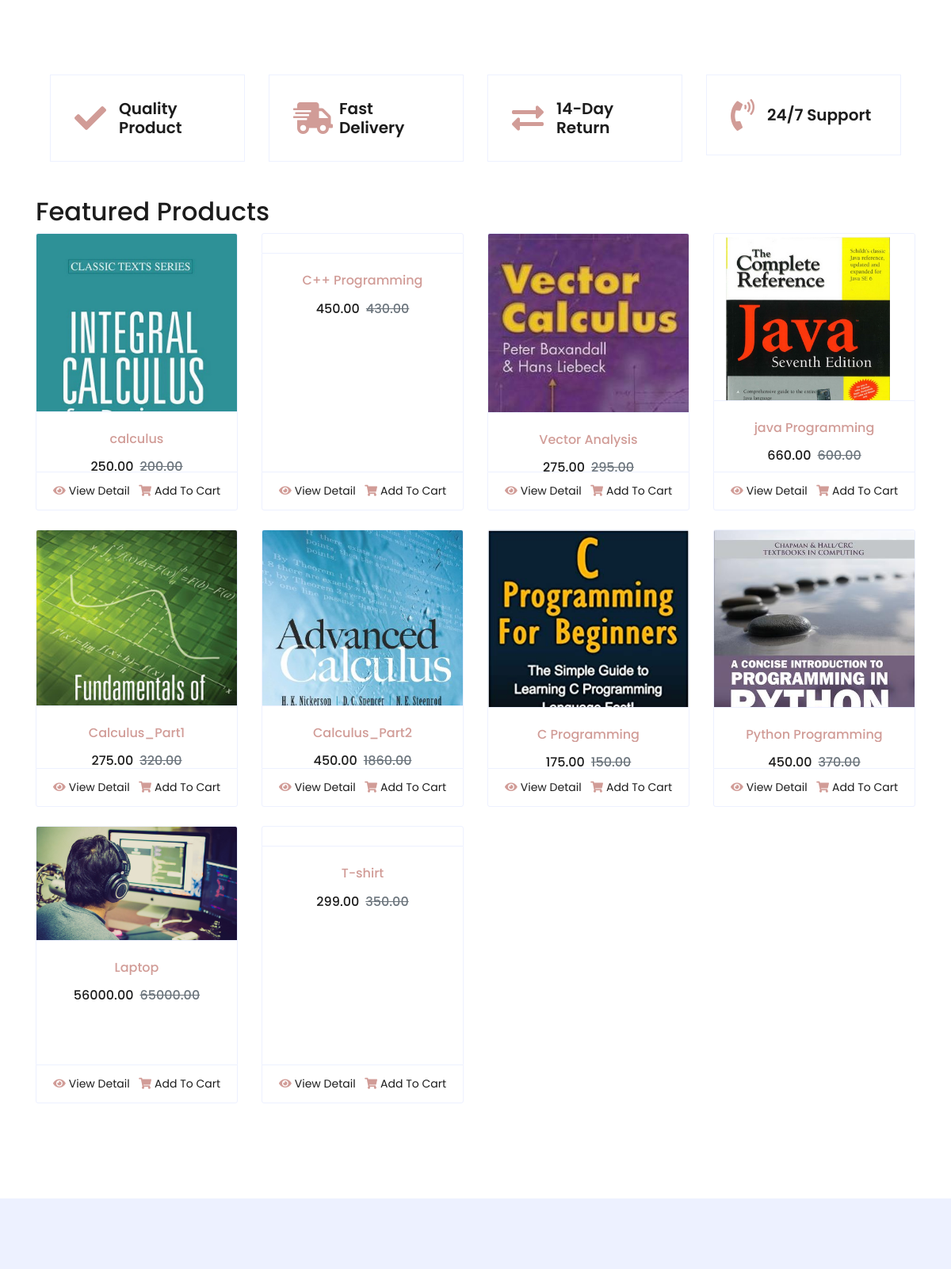
The app's page / (middle part), older data.
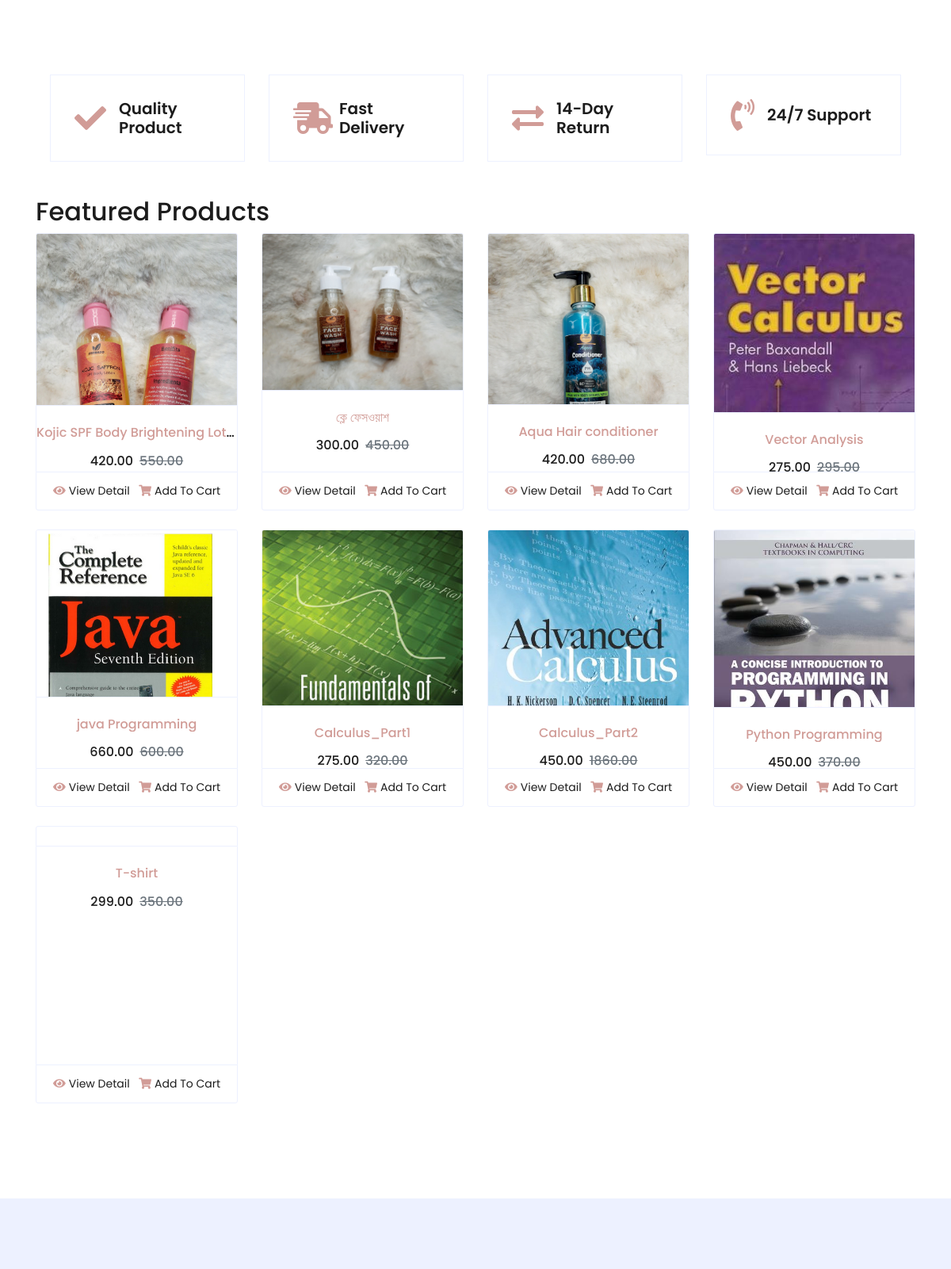
The same page, newer data.
### App_Shop/models.py (models this page shows, shortened)
class Product(models.Model):
    mainimage = models.ImageField(upload_to='Products')
    name = models.CharField(max_length=264)
    category = models.ForeignKey(Category, on_delete=models.CASCADE,related_name="category")
    preview_text = models.TextField(max_length=200, verbose_name='Preview Text')
    detail_text = models.TextField(max_length=3000, verbose_name='Description')
    price =models.FloatField()
    old_price = models.FloatField(default=0.00, null=True, blank=True)
    created = models.DateTimeField(auto_now_add=True)
    class Meta:
        ordering = ['-created',]

### App_Shop/views.py (the view)
# urls.py: path('', views.Home.as_view(), name='home'),
class Home(ListView):
    model = Product
    Categories = Category.objects.all()
    print(Categories)
    template_name = 'App_Shop/home.html'
    def get_context_data(self, **kwargs):
        context = super().get_context_data(**kwargs)
        context['categories'] = self.Categories
        return context

### templates/App_Shop/home.html (shortened to what this page needs)
{% extends 'base.html' %}
{% block body_block %}
{% include 'featured.html' %}
<div class="container flex">
  <h2 class="my">Featured Products</h2>
  <div class="row">
    {% for product in object_list %}
    <div class="col-md-6 col-sm-12 col-lg-3">
      <div class="card product-item border-0 mb-4">
        <div class="card-header product-img position-relative overflow-hidden bg-transparent border p-0">
          <img class="img-fluid w-100" src="/media/{{product.mainimage}}" alt="">
        </div>
        <div class=" card-body border-left border-right text-center p-0 pt-4 pb-3">
          <h6 class="text-truncate mb-3"><a
              href="{% url 'App_Shop:product_detail' pk=product.pk %}">{{product.name}}</a></h6>
          <div class="d-flex justify-content-center">
            <h6>{{product.price|floatformat:2}}</h6>
            <h6 class="text-muted ml-2"><del>{{product.old_price|floatformat:2}}</del></h6>
          </div>
        </div>
        <div class="card-footer d-flex justify-content-between bg-light border">
          <a href="{% url 'App_Shop:product_detail' pk=product.pk %}" class="btn btn-sm text-dark p-0"><i
              class="fas fa-eye text-primary mr-1"></i>View Detail</a>
          <a href="{% url 'App_Shop:product_detail' pk=product.pk %}" class="btn btn-sm text-dark p-0"><i
              class="fas fa-shopping-cart text-primary mr-1"></i>Add To
            Cart</a>
        </div>
      </div>
    </div>
    {% endfor %}
  </div>
  <div class="container-fluid offer pt-5">
  </div>
</div>
{% endblock %}

Row changes from the older to the newer data that the page shows:
removed Product: mainimage (picture), name "calculus", price "250.00", old_price "200.00"
removed Product: name "C++ Programming", price "450.00", old_price "430.00"
removed Product: mainimage (picture), name "C Programming", price "175.00", old_price "150.00"
removed Product: mainimage (picture), name "Laptop", price "56000.00", old_price "65000.00"
added Product: mainimage (picture), name "Kojic SPF Body Brightening Lot…", price "420.00", old_price "550.00"
added Product: mainimage (picture), name "ক্লে ফেসওয়াশ", price "300.00", old_price "450.00"
added Product: mainimage (picture), name "Aqua Hair conditioner", price "420.00", old_price "680.00"
